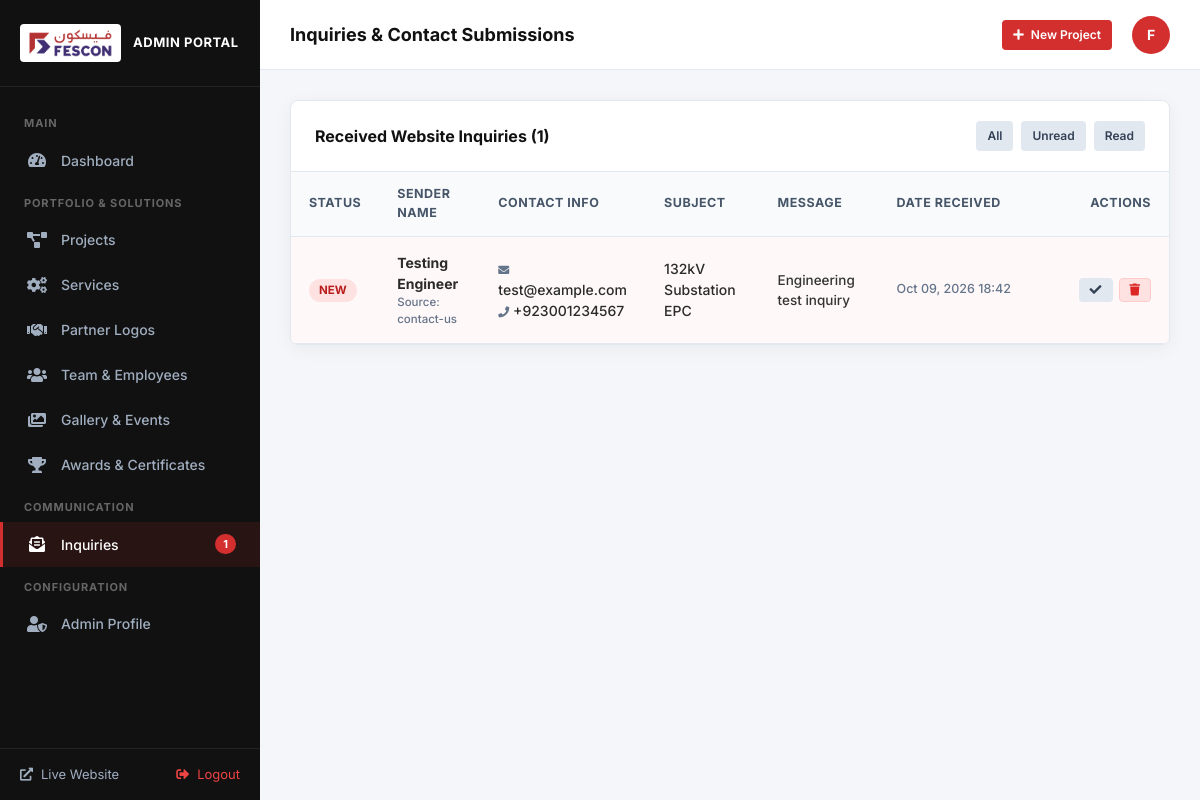
/admin/inquiries.php (signed in), run on the app's committed database.
### tables this page shows
CREATE TABLE inquiries (
        id INTEGER PRIMARY KEY AUTOINCREMENT,
        type TEXT DEFAULT 'contact',
        name TEXT,
        email TEXT,
        phone TEXT,
        subject TEXT,
        message TEXT,
        page_source TEXT,
        is_read INTEGER DEFAULT 0,
        created_at DATETIME DEFAULT CURRENT_TIMESTAMP
    );

### includes/config.php (called while the page is built, shortened)
<?php
$scriptName = str_replace('\\', '/', $_SERVER['SCRIPT_NAME'] ?? '');
$scriptDir = dirname($scriptName);
if (!empty($_ENV['VERCEL']) || !empty($_SERVER['VERCEL']) || getenv('VERCEL')) {
    $base_url = '';
} else if ($scriptDir === '/' || $scriptDir === '\\') {
    $base_url = '';
} else {
    $parts = explode('/', trim($scriptDir, '/'));
    $knownPages = [
        'about-us', 'our-story', 'our-values', 'management-team', 'the-founder',
        'certifications', 'collaborations', 'blogs', 'gallery', 'awards', 'services', 'planning-and-designing',
        'epc-projects', 'energy-transmission-distribution', 'operation-maintenance',
        'mep-solutions', 'civil-works', 'projects', 'hse-policy', 'welfare-policy',
        'csr-policy', 'team', 'contact-us', 'careers', 'client-projects',
        'project-detail', 'service-detail', 'admin', 'api'
    ];
    if (!empty($parts) && in_array(end($parts), $knownPages)) {
        array_pop($parts);
    }
    $base_url = !empty($parts) ? '/' . implode('/', $parts) : '';
}
?>

### admin/inquiries.php (the view, shortened to what this page needs)
<?php
require_once __DIR__ . '/includes/header.php';
$status_filter = trim($_GET['status'] ?? '');
$sql = "SELECT * FROM inquiries WHERE 1=1 ";
$params = [];
$sql .= "ORDER BY id DESC";
$stmt = $db->prepare($sql);
$stmt->execute($params);
$inquiries = $stmt->fetchAll();
?>
<div class="admin-card">
    <div class="admin-card-header">
        <h3 class="admin-card-title">Received Website Inquiries (<?php echo count($inquiries); ?>)</h3>
        <div style="display: flex; gap: 8px;">
            <a href="<?php echo $base_url; ?>/admin/inquiries.php" class="btn-admin btn-admin-secondary btn-admin-sm <?php echo empty($status_filter) ? 'active' : ''; ?>">All</a>
            <a href="<?php echo $base_url; ?>/admin/inquiries.php?status=unread" class="btn-admin btn-admin-secondary btn-admin-sm <?php echo $status_filter === 'unread' ? 'active' : ''; ?>">Unread</a>
            <a href="<?php echo $base_url; ?>/admin/inquiries.php?status=read" class="btn-admin btn-admin-secondary btn-admin-sm <?php echo $status_filter === 'read' ? 'active' : ''; ?>">Read</a>
        </div>
    </div>
    <div class="admin-table-wrap">
        <table class="admin-table">
            <thead>
                <tr>
                    <th style="width: 50px;">Status</th>
                    <th>Sender Name</th>
                    <th>Contact Info</th>
                    <th>Subject</th>
                    <th>Message</th>
                    <th>Date Received</th>
                    <th style="text-align: right; width: 140px;">Actions</th>
                </tr>
            </thead>
            <tbody>
                <?php if (!empty($inquiries)): ?>
                    <?php foreach ($inquiries as $i): ?>
                        <tr style="<?php echo $i['is_read'] ? 'opacity: 0.85;' : 'background: #fff8f8; font-weight: 500;'; ?>">
                            <td>
                                <?php if ($i['is_read']): ?>
                                    <span class="badge-status-pill read">Read</span>
                                <?php else: ?>
                                    <span class="badge-status-pill unread">New</span>
                                <?php endif; ?>
                            </td>
                            <td>
                                <strong><?php echo htmlspecialchars($i['name'] ?: 'Anonymous'); ?></strong>
                                <div style="font-size: 11.5px; color: #64748b;">Source: <?php echo htmlspecialchars($i['page_source'] ?: $i['type']); ?></div>
                            </td>
                            <td>
                                <?php if (!empty($i['email'])): ?>
                                    <div><i class="fas fa-envelope" style="font-size: 11px; color:#64748b;"></i> <?php echo htmlspecialchars($i['email']); ?></div>
                                <?php endif; ?>
                                <?php if (!empty($i['phone'])): ?>
                                    <div><i class="fas fa-phone" style="font-size: 11px; color:#64748b;"></i> <?php echo htmlspecialchars($i['phone']); ?></div>
                                <?php endif; ?>
                            </td>
                            <td>
                                <span><?php echo htmlspecialchars($i['subject'] ?: 'Quick Message'); ?></span>
                            </td>
                            <td>
                                <div style="max-width: 300px; line-height: 1.5; font-size: 13.5px; color: #333;">
                                    <?php echo nl2br(htmlspecialchars($i['message'])); ?>
                                </div>
                            </td>
                            <td style="font-size: 12.5px; color: #64748b; white-space: nowrap;">
                                <?php echo date('M d, Y H:i', strtotime($i['created_at'])); ?>
                            </td>
                            <td style="text-align: right;">
                                <div style="display: inline-flex; gap: 6px;">
                                    <?php if (!$i['is_read']): ?>
                                        <form method="POST" action="" style="display:inline;">
                                            <button type="submit" class="btn-admin btn-admin-secondary btn-admin-sm" title="Mark as Read">
                                                <i class="fas fa-check"></i>
                                            </button>
                                        </form>
                                    <?php endif; ?>
                                    <form method="POST" action="" onsubmit="return confirmDelete('Delete this inquiry record?');" style="display:inline;">
                                        <button type="submit" class="btn-admin btn-admin-danger btn-admin-sm" title="Delete">
                                            <i class="fas fa-trash"></i>
                                        </button>
                                    </form>
                                </div>
                            </td>
                        </tr>
                    <?php endforeach; ?>
                <?php else: ?>
                    <tr>
                        <td colspan="7" style="text-align: center; color: #64748b; padding: 40px;">No inquiry messages found.</td>
                    </tr>
                <?php endif; ?>
            </tbody>
        </table>
    </div>
</div>
<?php require_once __DIR__ . '/includes/footer.php'; ?>

### admin/assets/css/admin.css (style rules this page uses)
:root { --admin-sidebar-bg: #111111; --admin-sidebar-hover: #1f1f1f; --admin-sidebar-active: #d32f2f; --admin-primary: #d32f2f; --admin-primary-hover: #b71c1c; --admin-secondary: #066aab; --admin-dark: #1e1e24; --admin-light-bg: #f4f6f9; --admin-card-bg: #ffffff; --admin-text-main: #2b2b2b; --admin-text-muted: #6c757d; --admin-border: #e2e8f0; --admin-success: #28a745; --admin-warning: #ffc107; --admin-danger: #dc3545; --admin-radius: 8px; --admin-shadow: 0 4px 18px rgba(0, 0, 0, 0.05); }
* { box-sizing: border-box; margin: 0; padding: 0; }
body.admin-body { font-family: 'Inter', -apple-system, BlinkMacSystemFont, "Segoe UI", Roboto, sans-serif; background-color: var(--admin-light-bg); color: var(--admin-text-main); display: flex; min-height: 100vh; font-size: 14px; line-height: 1.5; }
.admin-card { background: var(--admin-card-bg); border-radius: var(--admin-radius); border: 1px solid var(--admin-border); box-shadow: var(--admin-shadow); margin-bottom: 30px; overflow: hidden; }
.admin-card-header { padding: 20px 24px; border-bottom: 1px solid var(--admin-border); display: flex; align-items: center; justify-content: space-between; flex-wrap: wrap; gap: 12px; }
.admin-card-title { font-size: 16px; font-weight: 700; color: #111; }
.admin-table-wrap { overflow-x: auto; }
.admin-table { width: 100%; border-collapse: collapse; text-align: left; }
.admin-table th { background: #f8fafc; padding: 13px 18px; font-size: 12.5px; font-weight: 700; color: #475569; text-transform: uppercase; letter-spacing: 0.04em; border-bottom: 1px solid var(--admin-border); }
.admin-table td { padding: 15px 18px; border-bottom: 1px solid var(--admin-border); vertical-align: middle; font-size: 14px; }
.btn-admin { display: inline-flex; align-items: center; gap: 7px; padding: 8px 16px; border-radius: 6px; font-size: 13.5px; font-weight: 600; text-decoration: none; cursor: pointer; border: 1px solid transparent; transition: all 0.2s ease; }
.btn-admin-secondary { background: #e2e8f0; color: #334155; }
.btn-admin-danger { background: #fee2e2; color: #dc2626; border-color: #fecaca; }
.btn-admin-sm { padding: 5px 10px; font-size: 12px; border-radius: 4px; }
.badge-status-pill { display: inline-block; padding: 3px 10px; border-radius: 20px; font-size: 11.5px; font-weight: 700; text-transform: uppercase; }
.badge-status-pill.unread { background: #fee2e2; color: #b91c1c; }

### data on the page
inquiries: is_read "NEW", name "Testing Engineer", page_source "contact-us", email "test@example.com", phone "+923001234567", subject "132kV Substation EPC", message "Engineering test inquiry", created_at "Oct 09, 2026 18:42"

### other printed values
$unread_count "1"
$admin_page_title "Inquiries & Contact Submissions"
substr($current_admin['name'], 0, 1) "F"
count($inquiries) "1"
